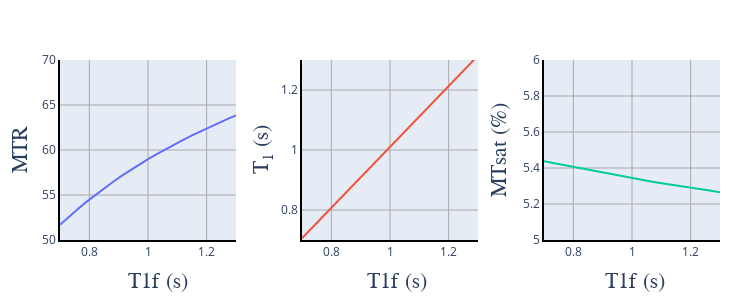

Notebook cell for this chart:
### Code cell
#| label: mtsatFig2cell

# Prepare Python environment

import scipy.io as sio
import numpy as np
from pathlib import Path

data_dir = Path("../../data/06-MT-03-MTsat")
data_file = "fig1_mtsat.mat"

#Load either archived or generated plot variables
mat_contents = sio.loadmat(data_dir / data_file)

MTsats = mat_contents["MTsats"][0]
MTRs = mat_contents["MTRs"][0]
T1s = mat_contents["T1s"][0]
T1f = mat_contents["T1_range"][0]

# Plot Figure 1

# Module imports

import matplotlib.pyplot as plt
import plotly as py
import plotly.graph_objs as go
import numpy as np
from plotly import __version__
from plotly.subplots import make_subplots

from plotly.offline import download_plotlyjs, init_notebook_mode, plot, iplot
config={'showLink': False, 'displayModeBar': False}

init_notebook_mode(connected=True)

# PYTHON CODE

init_notebook_mode(connected=True)
# The polling here is to ensure that plotly.js has already been loaded before
# setting display alignment in order to avoid a race condition.

## Setup for plots
fig = make_subplots(rows=1, cols=3, horizontal_spacing = 0.1)


fig.add_trace(
        go.Scatter(
        x=T1f,
        y=MTRs,
        hoverinfo = 'y',
        showlegend=False
        ), row= 1, col=1
    )
fig.add_trace(
        go.Scatter(
        x=T1f,
        y=T1s,
        hoverinfo = 'y',
        showlegend=False
        ), row= 1, col=2
    )
fig.add_trace(
        go.Scatter(
        x=T1f,
        y=MTsats,
        hoverinfo = 'y',
        showlegend=False
        ), row= 1, col=3
    )


layout = go.Layout(
    width=750,
    height=300,
    margin=go.layout.Margin(
        l=60,
        r=30,
        b=60,
        t=60,
    ),
    annotations=[
        dict(
            x=-0.15,
            y=0.50,
            showarrow=False,
            text='MTsat (%)',
            font=dict(
                family='Times New Roman',
                size=22
            ),
            textangle=-90,
            xref='paper',
            yref='paper'
        ),
        dict(
            x=-0.15,
            y=0.50,
            showarrow=False,
            text='MTsat (%)',
            font=dict(
                family='Times New Roman',
                size=22
            ),
            textangle=-90,
            xref='paper',
            yref='paper'
        ),
        dict(
            x=0.51,
            y=-0.3,
            showarrow=False,
            text='T1f (s)',
            font=dict(
                family='Times New Roman',
                size=22
            ),
            textangle=0,
            xref='paper',
            yref='paper'
        ),
        dict(
            x=0.92,
            y=-0.3,
            showarrow=False,
            text='T1f (s)',
            font=dict(
                family='Times New Roman',
                size=22
            ),
            textangle=0,
            xref='paper',
            yref='paper'
        ),
        dict(
            x=0.1,
            y=-0.3,
            showarrow=False,
            text='T1f (s)',
            font=dict(
                family='Times New Roman',
                size=22
            ),
            textangle=0,
            xref='paper',
            yref='paper'
        ),
        dict(
            x=-0.08,
            y=0.5,
            showarrow=False,
            text='MTR',
            font=dict(
                family='Times New Roman',
                size=22
            ),
            textangle=-90,
            xref='paper',
            yref='paper'
        ),
        dict(
            x=0.285,
            y=0.5,
            showarrow=False,
            text='T<sub>1</sub> (s)',
            font=dict(
                family='Times New Roman',
                size=22
            ),
            textangle=-90,
            xref='paper',
            yref='paper'
        ),
        dict(
            x=0.685,
            y=0.5,
            showarrow=False,
            text='MTsat (%)',
            font=dict(
                family='Times New Roman',
                size=22
            ),
            textangle=-90,
            xref='paper',
            yref='paper'
        ),
    ],
    xaxis=dict(
        showgrid=True,
        gridcolor='rgb(169,169,169)',
        linecolor='black',
        linewidth=2
    ),
    yaxis=dict(
        showgrid=True,
        gridcolor='rgb(169,169,169)',
        linecolor='black',
        linewidth=2,
        range=[50,70]
    ),
    xaxis2=dict(
        showgrid=True,
        gridcolor='rgb(169,169,169)',
        linecolor='black',
        linewidth=2,
        range=[0.7,1.3]
    ),
    yaxis2=dict(
        showgrid=True,
        gridcolor='rgb(169,169,169)',
        linecolor='black',
        linewidth=2,
        range=[0.7,1.3]
    ),
    xaxis3=dict(
        showgrid=True,
        gridcolor='rgb(169,169,169)',
        linecolor='black',
        linewidth=2
    ),
    yaxis3=dict(
        showgrid=True,
        gridcolor='rgb(169,169,169)',
        linecolor='black',
        linewidth=2,
        range=[5,6]
    ),
)

fig.update_layout(layout)

iplot(fig, filename = 'fig4.html', config = config)

### Figure 1 — Plotly figure (JSON) as saved in the notebook; plotly's stock layout.template omitted (floating-point values rounded to 4 significant figures)
{"data": [{"hoverinfo": "y", "showlegend": false, "type": "scatter", "x": [0.7, 0.73, 0.76, 0.79, 0.82, 0.85, 0.88, 0.91, 0.94, 0.97, 1, 1.03, 1.06, 1.09, 1.12, 1.15, 1.18, 1.21, 1.24, 1.27, 1.3], "xaxis": "x", "y": [51.69, 52.58, 53.43, 54.23, 55.0, 55.74, 56.44, 57.12, 57.76, 58.38, 58.98, 59.55, 60.1, 60.63, 61.14, 61.63, 62.1, 62.56, 63.0, 63.43, 63.84], "yaxis": "y"}, {"hoverinfo": "y", "showlegend": false, "type": "scatter", "x": [0.7, 0.73, 0.76, 0.79, 0.82, 0.85, 0.88, 0.91, 0.94, 0.97, 1, 1.03, 1.06, 1.09, 1.12, 1.15, 1.18, 1.21, 1.24, 1.27, 1.3], "xaxis": "x2", "y": [0.7058, 0.7362, 0.7666, 0.7971, 0.8275, 0.8579, 0.8883, 0.9187, 0.9492, 0.9796, 1.01, 1.04, 1.071, 1.101, 1.132, 1.162, 1.193, 1.223, 1.254, 1.284, 1.315], "yaxis": "y2"}, {"hoverinfo": "y", "showlegend": false, "type": "scatter", "x": [0.7, 0.73, 0.76, 0.79, 0.82, 0.85, 0.88, 0.91, 0.94, 0.97, 1, 1.03, 1.06, 1.09, 1.12, 1.15, 1.18, 1.21, 1.24, 1.27, 1.3], "xaxis": "x3", "y": [5.437, 5.428, 5.417, 5.407, 5.398, 5.388, 5.379, 5.369, 5.36, 5.352, 5.343, 5.335, 5.326, 5.318, 5.31, 5.303, 5.294, 5.287, 5.28, 5.273, 5.265], "yaxis": "y3"}], "layout": {"annotations": [{"font": {"family": "Times New Roman", "size": 22}, "showarrow": false, "text": "MTsat (%)", "textangle": -90, "x": -0.15, "xref": "paper", "y": 0.5, "yref": "paper"}, {"font": {"family": "Times New Roman", "size": 22}, "showarrow": false, "text": "MTsat (%)", "textangle": -90, "x": -0.15, "xref": "paper", "y": 0.5, "yref": "paper"}, {"font": {"family": "Times New Roman", "size": 22}, "showarrow": false, "text": "T1f (s)", "textangle": 0, "x": 0.51, "xref": "paper", "y": -0.3, "yref": "paper"}, {"font": {"family": "Times New Roman", "size": 22}, "showarrow": false, "text": "T1f (s)", "textangle": 0, "x": 0.92, "xref": "paper", "y": -0.3, "yref": "paper"}, {"font": {"family": "Times New Roman", "size": 22}, "showarrow": false, "text": "T1f (s)", "textangle": 0, "x": 0.1, "xref": "paper", "y": -0.3, "yref": "paper"}, {"font": {"family": "Times New Roman", "size": 22}, "showarrow": false, "text": "MTR", "textangle": -90, "x": -0.08, "xref": "paper", "y": 0.5, "yref": "paper"}, {"font": {"family": "Times New Roman", "size": 22}, "showarrow": false, "text": "T<sub>1</sub> (s)", "textangle": -90, "x": 0.285, "xref": "paper", "y": 0.5, "yref": "paper"}, {"font": {"family": "Times New Roman", "size": 22}, "showarrow": false, "text": "MTsat (%)", "textangle": -90, "x": 0.685, "xref": "paper", "y": 0.5, "yref": "paper"}], "height": 300, "margin": {"b": 60, "l": 60, "r": 30, "t": 60}, "width": 750, "xaxis": {"anchor": "y", "domain": [0, 0.2667], "gridcolor": "rgb(169,169,169)", "linecolor": "black", "linewidth": 2, "showgrid": true}, "xaxis2": {"anchor": "y2", "domain": [0.3667, 0.6333], "gridcolor": "rgb(169,169,169)", "linecolor": "black", "linewidth": 2, "range": [0.7, 1.3], "showgrid": true}, "xaxis3": {"anchor": "y3", "domain": [0.7333, 1], "gridcolor": "rgb(169,169,169)", "linecolor": "black", "linewidth": 2, "showgrid": true}, "yaxis": {"anchor": "x", "domain": [0, 1], "gridcolor": "rgb(169,169,169)", "linecolor": "black", "linewidth": 2, "range": [50, 70], "showgrid": true}, "yaxis2": {"anchor": "x2", "domain": [0, 1], "gridcolor": "rgb(169,169,169)", "linecolor": "black", "linewidth": 2, "range": [0.7, 1.3], "showgrid": true}, "yaxis3": {"anchor": "x3", "domain": [0, 1], "gridcolor": "rgb(169,169,169)", "linecolor": "black", "linewidth": 2, "range": [5, 6], "showgrid": true}}}
